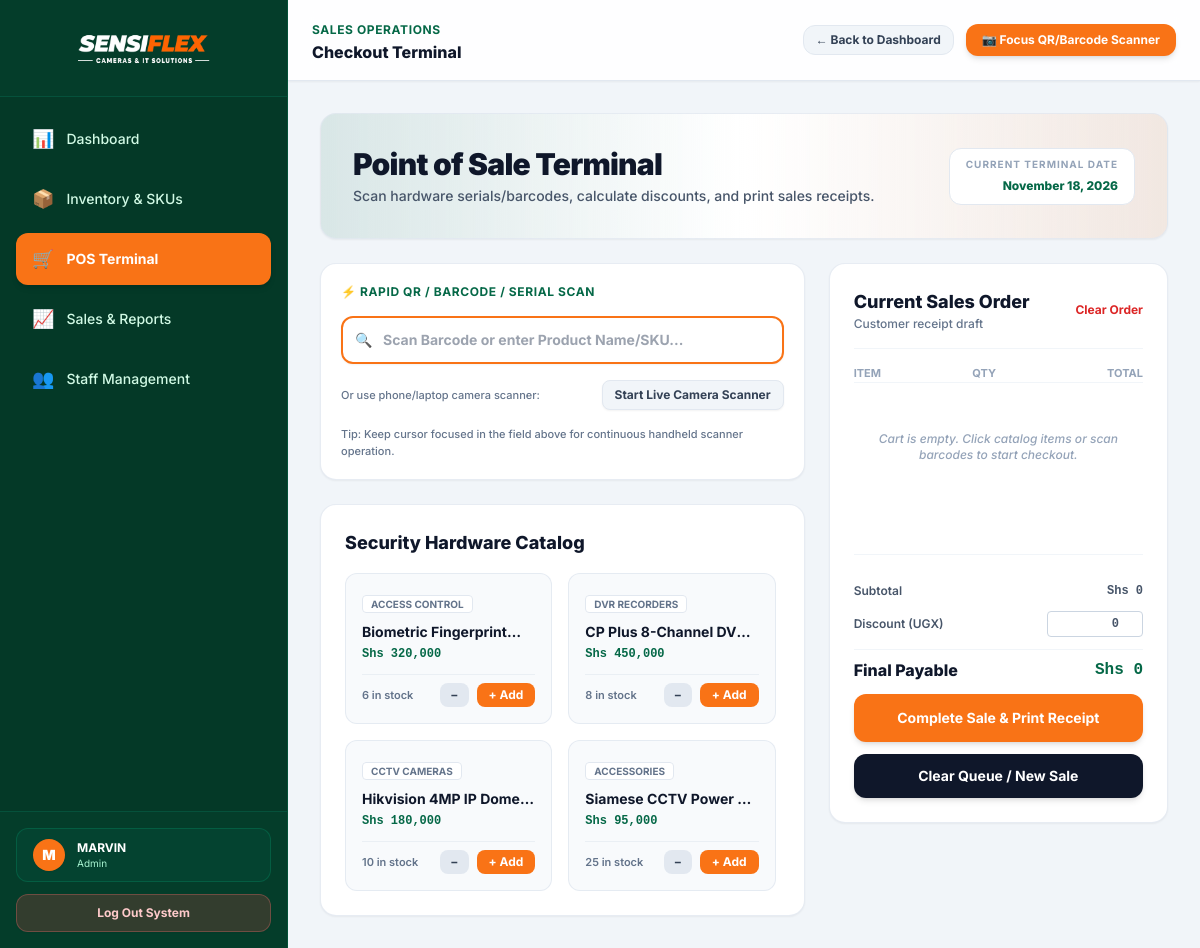
The app's page /pos.php (signed in) with its own data.
### tables this page shows
CREATE TABLE `products` (
  `id` int(11) NOT NULL,
  `barcode` varchar(100) DEFAULT NULL,
  `product_name` varchar(255) NOT NULL,
  `category` varchar(100) NOT NULL,
  `price` decimal(10,2) NOT NULL DEFAULT 0.00,
  `stock_qty` int(11) NOT NULL DEFAULT 0,
  `created_at` timestamp NOT NULL DEFAULT current_timestamp()
);

### pos.php (the view, shortened to what this page needs)
<?php
require_once 'db.php';
try {
    $stmt = $pdo->query("SELECT * FROM products WHERE stock_qty > 0 ORDER BY product_name ASC");
    $pos_products = $stmt->fetchAll();
} catch (PDOException $e) {
    $pos_products = [];
    $pos_error = "Error loading products: " . $e->getMessage();
}
?>
<!DOCTYPE html>
<html lang="en">
<head>
    <link rel="stylesheet" href="style.css">
    <script src="https://cdn.tailwindcss.com"></script>
</head>
<body class="bg-slate-100 text-slate-800 min-h-screen font-sans flex antialiased">
    <?php include 'includes/sidebar.php'; ?>
    <div class="flex-1 lg:ml-72 flex flex-col min-h-screen page-shell">
        <header class="border-b border-slate-200 bg-white/90 backdrop-blur-md sticky top-0 z-30 px-6 py-4 flex justify-between items-center shadow-sm">
            <div class="pl-12 lg:pl-0">
                <span class="text-xs font-bold uppercase tracking-wider text-[#056847]">Sales Operations</span>
                <h2 class="text-base font-extrabold text-slate-900">Checkout Terminal</h2>
            </div>
            <div class="flex items-center gap-3 pl-12 lg:pl-0">
                <a href="<?php echo ($_SESSION['role'] === 'admin') ? 'dashboard.php' : 'staff_dashboard.php'; ?>" class="inline-flex items-center gap-1.5 px-3 py-1.5 rounded-xl bg-slate-100 hover:bg-slate-200 text-slate-700 text-xs font-bold border border-slate-200 transition">← Back to Dashboard</a>
                <button onclick="document.getElementById('barcode-input').focus()" class="bg-[#f97316] hover:bg-orange-600 text-white px-4 py-2 rounded-xl text-xs font-bold shadow-md transition flex items-center gap-2">
                    📷 Focus QR/Barcode Scanner
                </button>
            </div>
        </header>
        <main class="p-4 sm:p-6 lg:p-8 space-y-6 flex-1 max-w-7xl w-full mx-auto">
            <div class="bg-gradient-to-r from-[#056847]/10 via-white to-[#f97316]/10 border border-slate-200/80 rounded-2xl p-6 sm:p-8 flex flex-col md:flex-row justify-between items-start md:items-center gap-4 shadow-sm">
                <div>
                    <h1 class="text-2xl sm:text-3xl font-black text-slate-900 tracking-tight">Point of Sale Terminal</h1>
                    <p class="text-slate-600 text-sm mt-1 font-medium">Scan hardware serials/barcodes, calculate discounts, and print sales receipts.</p>
                </div>
                <div class="bg-white border border-slate-200 px-4 py-2 rounded-xl text-right shadow-xs">
                    <span class="text-[10px] font-bold uppercase tracking-widest text-slate-400 block">Current Terminal Date</span>
                    <span class="text-xs font-extrabold text-[#056847]"><?php echo date('F d, Y'); ?></span>
                </div>
            </div>
            <div class="grid grid-cols-1 lg:grid-cols-12 gap-6">
                <div class="lg:col-span-7 space-y-6">
                    <div class="bg-white border border-slate-200/80 rounded-2xl p-5 shadow-sm space-y-4">
                        <label class="block text-xs font-bold uppercase tracking-wider text-[#056847]">
                            ⚡ Rapid QR / Barcode / Serial Scan
                        </label>
                        <div class="relative">
                            <input type="text" id="barcode-input" class="w-full pl-10 pr-4 py-3 border-2 border-[#f97316] rounded-xl text-sm font-bold text-slate-900 focus:outline-none focus:ring-4 focus:ring-orange-100 shadow-sm" placeholder="Scan Barcode or enter Product Name/SKU..." autofocus>
                            <span class="absolute left-3.5 top-3.5 text-slate-400 text-sm">🔍</span>
                        </div>
                        <div class="flex justify-between items-center gap-3">
                            <span class="text-[11px] text-slate-500 font-medium">Or use phone/laptop camera scanner:</span>
                            <button type="button" onclick="toggleCameraScanner()" id="cam-toggle-btn" class="bg-slate-100 hover:bg-slate-200 text-xs text-slate-700 font-bold px-3 py-1.5 rounded-lg transition border border-slate-200 shadow-sm">Start Live Camera Scanner</button>
                        </div>
                        <p class="text-[11px] text-slate-500 font-medium">Tip: Keep cursor focused in the field above for continuous handheld scanner operation.</p>
                    </div>
                    <div class="bg-white border border-slate-200/80 rounded-2xl p-6 shadow-sm flex flex-col justify-between">
                        <div class="flex justify-between items-center mb-4 gap-3">
                            <h3 class="text-lg font-extrabold text-slate-900">Security Hardware Catalog</h3>
                        </div>
                        <div id="product-grid" class="grid grid-cols-1 sm:grid-cols-2 gap-4 max-h-[460px] overflow-y-auto pr-1">
                            <?php if (empty($pos_products)): ?>
                                <p class="text-xs text-slate-400 italic col-span-2 py-8 text-center">No products with active stock available in store.</p>
                            <?php else: ?>
                                <?php foreach ($pos_products as $p): ?>
                                    <div class="catalog-item bg-slate-50 border border-slate-200/80 rounded-xl p-4 flex flex-col justify-between hover:border-[#f97316] hover:shadow-md transition">
                                        <div>
                                            <span class="text-[10px] font-bold uppercase text-slate-500 bg-white px-2 py-0.5 rounded border border-slate-200">
                                                <?php echo htmlspecialchars($p['category']); ?>
                                            </span>
                                            <h4 class="font-bold text-sm text-slate-900 mt-2 line-clamp-1"><?php echo htmlspecialchars($p['product_name']); ?></h4>
                                            <p class="text-xs font-mono font-bold text-[#056847] mt-1">Shs <?php echo number_format($p['price']); ?></p>
                                        </div>
                                        <div class="mt-3 pt-2 border-t border-slate-200/60 flex justify-between items-center">
                                            <span class="text-[11px] font-semibold text-slate-500"><?php echo $p['stock_qty']; ?> in stock</span>
                                            <div class="flex items-center gap-2">
                                                <button type="button" onclick="decrementCartItem(<?php echo $p['id']; ?>)" class="bg-slate-200 hover:bg-slate-300 text-slate-700 text-xs px-2.5 py-1 rounded-lg font-bold shadow-xs transition">−</button>
                                                <button type="button" onclick="addToCartFromCatalog(<?php echo $p['id']; ?>, '<?php echo addslashes($p['product_name']); ?>', <?php echo $p['price']; ?>, <?php echo $p['stock_qty']; ?>)" class="bg-[#f97316] hover:bg-orange-600 text-white text-xs px-3 py-1 rounded-lg font-bold shadow-xs transition">
                                                    + Add
                                                </button>
                                            </div>
                                        </div>
                                    </div>
                                <?php endforeach; ?>
                            <?php endif; ?>
                        </div>
                    </div>
                </div>
                <div class="lg:col-span-5 space-y-6">
                    <div class="bg-white border border-slate-200/80 rounded-2xl p-6 shadow-sm flex flex-col justify-between min-h-[560px]">
                        <div>
                            <div class="flex justify-between items-center pb-4 border-b border-slate-100">
                                <div>
                                    <h3 class="text-lg font-extrabold text-slate-900">Current Sales Order</h3>
                                    <p class="text-xs text-slate-500 font-medium">Customer receipt draft</p>
                                </div>
                                <button onclick="clearCart()" class="text-xs font-bold text-red-600 hover:underline">Clear Order</button>
                            </div>
                            <div class="mt-4 overflow-y-auto max-h-[260px]">
                                <table class="w-full text-left border-collapse">
                                    <thead>
                                        <tr class="text-[11px] font-bold uppercase text-slate-400 border-b border-slate-100 pb-2">
                                            <th>Item</th>
                                            <th class="text-center">Qty</th>
                                            <th class="text-right">Total</th>
                                        </tr>
                                    </thead>
                                    <tbody id="cart-table-body" class="divide-y divide-slate-100 text-xs font-medium">
                                        <tr id="empty-cart-row">
                                            <td colspan="4" class="py-12 text-center text-slate-400 italic">
                                                Cart is empty. Click catalog items or scan barcodes to start checkout.
                                            </td>
                                        </tr>
                                    </tbody>
                                </table>
                            </div>
                        </div>
                        <div class="pt-4 border-t border-slate-100 space-y-3">
                            <div class="flex justify-between text-xs font-semibold text-slate-600">
                                <span>Subtotal</span>
                                <span id="cart-subtotal" class="font-mono">Shs 0</span>
                            </div>
                            <div class="flex justify-between items-center text-xs font-semibold text-slate-600">
                                <span>Discount (UGX)</span>
                                <input type="number" id="cart-discount" oninput="calculateTotals()" value="0" min="0" class="w-24 text-right px-2 py-1 border border-slate-300 rounded text-xs font-mono focus:outline-none focus:border-[#056847]">
                            </div>
                            <div class="flex justify-between text-base font-extrabold text-slate-900 pt-2 border-t border-slate-100">
                                <span>Final Payable</span>
                                <span id="cart-total" class="font-mono text-[#056847]">Shs 0</span>
                            </div>
                            <button onclick="processCheckout()" class="w-full bg-[#f97316] hover:bg-orange-600 text-white py-3.5 rounded-xl text-sm font-bold shadow-md transition flex items-center justify-center space-x-2">
                                <span> Complete Sale & Print Receipt</span>
                            </button>
                            <button type="button" onclick="clearQueue()" class="w-full mt-3 bg-slate-900 hover:bg-slate-700 text-white py-3 rounded-xl text-sm font-bold shadow-md transition flex items-center justify-center space-x-2">
                                <span> Clear Queue / New Sale</span>
                            </button>
                        </div>
                    </div>
                </div>
            </div>
        </main>
    </div>
</body>
</html>

### style.css (style rules this page uses)
:root { --sensiflex-bg: #F8FAFC; --sensiflex-heading: #0F172A; }
* { margin: 0; padding: 0; box-sizing: border-box; font-family: 'Inter', sans-serif; }
html, body { width: 100%; height: 100%; background-color: var(--sensiflex-bg); color: var(--sensiflex-heading); overflow-x: hidden; }

### records on screen
products: category "ACCESS CONTROL", product_name "Biometric…", price "320,000", stock_qty "6"
products: category "DVR RECORDERS", product_name "CP Plus 8-Channel…", price "450,000", stock_qty "8"
products: category "CCTV CAMERAS", product_name "Hikvision 4MP IP…", price "180,000", stock_qty "10"
products: category "ACCESSORIES", product_name "Siamese CCTV Power…", price "95,000", stock_qty "25"

### other values on screen
$nav['icon'] "📊"
$nav['label'] "Dashboard"
$nav['icon'] "📦"
$nav['label'] "Inventory & SKUs"
$nav['icon'] "🛒"
$nav['label'] "POS Terminal"
$nav['icon'] "📈"
$nav['label'] "Sales & Reports"
$nav['icon'] "👥"
$nav['label'] "Staff Management"
substr($_SESSION['username'] ?? 'U', 0, 1) "M"
$_SESSION['username'] "MARVIN"
$_SESSION['role'] "Admin"
